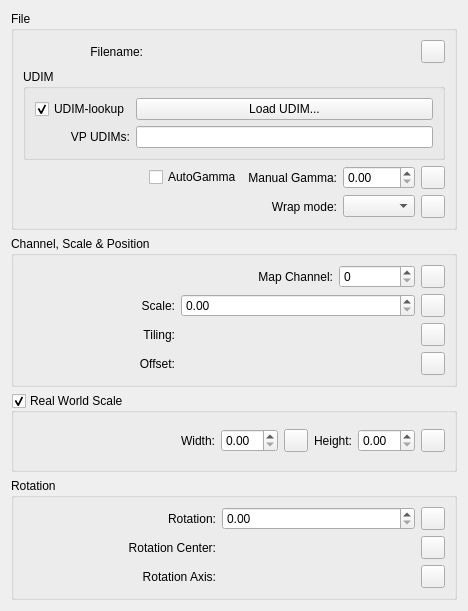
<?xml version="1.0" encoding="UTF-8"?>
<ui version="4.0">
 <class>Form</class>
 <widget class="QWidget" name="Form">
  <property name="geometry">
   <rect>
    <x>0</x>
    <y>0</y>
    <width>468</width>
    <height>611</height>
   </rect>
  </property>
  <property name="windowTitle">
   <string>Form</string>
  </property>
  <layout class="QGridLayout" name="gridLayout">
   <item row="2" column="0" colspan="2">
    <widget class="QGroupBox" name="RealWorld">
     <property name="title">
      <string>Real World Scale</string>
     </property>
     <property name="checkable">
      <bool>true</bool>
     </property>
     <layout class="QGridLayout" name="gridLayout_4" columnstretch="1,0,0,0,0,0">
      <item row="0" column="0">
       <widget class="QLabel" name="label_4">
        <property name="text">
         <string>Width:</string>
        </property>
        <property name="alignment">
         <set>Qt::AlignRight|Qt::AlignTrailing|Qt::AlignVCenter</set>
        </property>
       </widget>
      </item>
      <item row="0" column="4">
       <widget class="MaxSDK::QmaxWorldSpinBox" name="RealHeight">
        <property name="visibleDigits">
         <number>-4</number>
        </property>
       </widget>
      </item>
      <item row="0" column="5">
       <widget class="MaxSDK::UI::QmaxTexmapToolbutton" name="RealHeight_map">
        <property name="text">
         <string/>
        </property>
       </widget>
      </item>
      <item row="0" column="3">
       <widget class="QLabel" name="label_10">
        <property name="text">
         <string>Height:</string>
        </property>
        <property name="alignment">
         <set>Qt::AlignRight|Qt::AlignTrailing|Qt::AlignVCenter</set>
        </property>
       </widget>
      </item>
      <item row="0" column="1">
       <widget class="MaxSDK::QmaxWorldSpinBox" name="RealWidth">
        <property name="visibleDigits">
         <number>-4</number>
        </property>
       </widget>
      </item>
      <item row="0" column="2">
       <widget class="MaxSDK::UI::QmaxTexmapToolbutton" name="RealWidth_map">
        <property name="text">
         <string/>
        </property>
       </widget>
      </item>
     </layout>
    </widget>
   </item>
   <item row="3" column="0" colspan="2">
    <widget class="QGroupBox" name="groupBox">
     <property name="title">
      <string>Rotation</string>
     </property>
     <layout class="QGridLayout" name="gridLayout_2">
      <item row="2" column="2">
       <widget class="MaxSDK::UI::QmaxTexmapToolbutton" name="RotAxis_map">
        <property name="text">
         <string/>
        </property>
       </widget>
      </item>
      <item row="0" column="2">
       <widget class="MaxSDK::UI::QmaxTexmapToolbutton" name="Rotate_map">
        <property name="text">
         <string/>
        </property>
       </widget>
      </item>
      <item row="1" column="0">
       <widget class="QLabel" name="label_7">
        <property name="text">
         <string>Rotation Center:</string>
        </property>
        <property name="alignment">
         <set>Qt::AlignRight|Qt::AlignTrailing|Qt::AlignVCenter</set>
        </property>
       </widget>
      </item>
      <item row="2" column="0">
       <widget class="QLabel" name="label_8">
        <property name="text">
         <string>Rotation Axis:</string>
        </property>
        <property name="alignment">
         <set>Qt::AlignRight|Qt::AlignTrailing|Qt::AlignVCenter</set>
        </property>
       </widget>
      </item>
      <item row="0" column="0">
       <widget class="QLabel" name="label_2">
        <property name="text">
         <string>Rotation:</string>
        </property>
        <property name="alignment">
         <set>Qt::AlignRight|Qt::AlignTrailing|Qt::AlignVCenter</set>
        </property>
       </widget>
      </item>
      <item row="0" column="1">
       <widget class="MaxSDK::QmaxDoubleSpinBox" name="Rotate">
        <property name="visibleDigits">
         <number>-4</number>
        </property>
       </widget>
      </item>
      <item row="2" column="1">
       <widget class="MaxSDK::QmaxPoint3Spinner" name="RotAxis">
        <property name="animationKeyBrackets">
         <bool>false</bool>
        </property>
       </widget>
      </item>
      <item row="1" column="1">
       <widget class="MaxSDK::QmaxPoint3Spinner" name="RotCenter">
        <property name="animationKeyBrackets">
         <bool>false</bool>
        </property>
       </widget>
      </item>
      <item row="1" column="2">
       <widget class="MaxSDK::UI::QmaxTexmapToolbutton" name="RotCenter_map">
        <property name="text">
         <string/>
        </property>
       </widget>
      </item>
     </layout>
    </widget>
   </item>
   <item row="1" column="0" colspan="2">
    <widget class="QGroupBox" name="groupBox_2">
     <property name="title">
      <string>Channel, Scale &amp;&amp; Position</string>
     </property>
     <layout class="QGridLayout" name="gridLayout_3" columnstretch="2,2,1,1">
      <item row="0" column="2">
       <widget class="MaxSDK::QmaxSpinBox" name="UVSet"/>
      </item>
      <item row="1" column="3">
       <widget class="MaxSDK::UI::QmaxTexmapToolbutton" name="Scale_map">
        <property name="text">
         <string/>
        </property>
       </widget>
      </item>
      <item row="3" column="0">
       <widget class="QLabel" name="label_6">
        <property name="text">
         <string>Offset:</string>
        </property>
        <property name="alignment">
         <set>Qt::AlignRight|Qt::AlignTrailing|Qt::AlignVCenter</set>
        </property>
       </widget>
      </item>
      <item row="2" column="3">
       <widget class="MaxSDK::UI::QmaxTexmapToolbutton" name="Tiling_map">
        <property name="text">
         <string/>
        </property>
       </widget>
      </item>
      <item row="3" column="3">
       <widget class="MaxSDK::UI::QmaxTexmapToolbutton" name="Offset_map">
        <property name="text">
         <string/>
        </property>
       </widget>
      </item>
      <item row="0" column="1">
       <widget class="QLabel" name="label_12">
        <property name="text">
         <string>Map Channel:</string>
        </property>
        <property name="alignment">
         <set>Qt::AlignRight|Qt::AlignTrailing|Qt::AlignVCenter</set>
        </property>
       </widget>
      </item>
      <item row="0" column="3">
       <widget class="MaxSDK::UI::QmaxTexmapToolbutton" name="UVSet_map">
        <property name="text">
         <string/>
        </property>
       </widget>
      </item>
      <item row="2" column="0">
       <widget class="QLabel" name="label_5">
        <property name="text">
         <string>Tiling:</string>
        </property>
        <property name="alignment">
         <set>Qt::AlignRight|Qt::AlignTrailing|Qt::AlignVCenter</set>
        </property>
       </widget>
      </item>
      <item row="2" column="1" colspan="2">
       <widget class="MaxSDK::QmaxPoint3Spinner" name="Tiling">
        <property name="animationKeyBrackets">
         <bool>false</bool>
        </property>
       </widget>
      </item>
      <item row="3" column="1" colspan="2">
       <widget class="MaxSDK::QmaxPoint3Spinner" name="Offset">
        <property name="animationKeyBrackets">
         <bool>false</bool>
        </property>
       </widget>
      </item>
      <item row="1" column="0">
       <widget class="QLabel" name="label_3">
        <property name="text">
         <string>Scale:</string>
        </property>
        <property name="alignment">
         <set>Qt::AlignRight|Qt::AlignTrailing|Qt::AlignVCenter</set>
        </property>
       </widget>
      </item>
      <item row="1" column="1" colspan="2">
       <widget class="MaxSDK::QmaxDoubleSpinBox" name="Scale">
        <property name="visibleDigits">
         <number>-4</number>
        </property>
       </widget>
      </item>
     </layout>
    </widget>
   </item>
   <item row="0" column="0" colspan="2">
    <widget class="QGroupBox" name="groupBox_3">
     <property name="title">
      <string>File</string>
     </property>
     <layout class="QGridLayout" name="gridLayout_6">
      <item row="3" column="4">
       <widget class="MaxSDK::UI::QmaxTexmapToolbutton" name="WrapMode_map">
        <property name="text">
         <string/>
        </property>
       </widget>
      </item>
      <item row="2" column="1">
       <widget class="QCheckBox" name="AutoGamma">
        <property name="text">
         <string>AutoGamma</string>
        </property>
       </widget>
      </item>
      <item row="0" column="0">
       <widget class="QLabel" name="label_9">
        <property name="text">
         <string>Filename:</string>
        </property>
        <property name="alignment">
         <set>Qt::AlignRight|Qt::AlignTrailing|Qt::AlignVCenter</set>
        </property>
       </widget>
      </item>
      <item row="2" column="3">
       <widget class="MaxSDK::QmaxDoubleSpinBox" name="ManualGamma">
        <property name="visibleDigits">
         <number>-4</number>
        </property>
       </widget>
      </item>
      <item row="2" column="0">
       <spacer name="horizontalSpacer">
        <property name="orientation">
         <enum>Qt::Horizontal</enum>
        </property>
        <property name="sizeHint" stdset="0">
         <size>
          <width>40</width>
          <height>20</height>
         </size>
        </property>
       </spacer>
      </item>
      <item row="2" column="2">
       <widget class="QLabel" name="label_11">
        <property name="text">
         <string>Manual Gamma:</string>
        </property>
        <property name="alignment">
         <set>Qt::AlignRight|Qt::AlignTrailing|Qt::AlignVCenter</set>
        </property>
       </widget>
      </item>
      <item row="0" column="1" colspan="4">
       <layout class="QGridLayout" name="gridLayout_5">
        <property name="leftMargin">
         <number>0</number>
        </property>
        <property name="topMargin">
         <number>0</number>
        </property>
        <property name="rightMargin">
         <number>0</number>
        </property>
        <item row="0" column="2">
         <widget class="MaxSDK::UI::QmaxTexmapToolbutton" name="Filename_map">
          <property name="text">
           <string/>
          </property>
         </widget>
        </item>
        <item row="0" column="0" colspan="2">
         <widget class="MaxSDK::UI::QmaxFileChooser" name="Filename" native="true"/>
        </item>
       </layout>
      </item>
      <item row="2" column="4">
       <widget class="MaxSDK::UI::QmaxTexmapToolbutton" name="ManualGamma_map">
        <property name="text">
         <string/>
        </property>
       </widget>
      </item>
      <item row="1" column="0" colspan="5">
       <widget class="QGroupBox" name="groupBox_4">
        <property name="title">
         <string>UDIM</string>
        </property>
        <layout class="QGridLayout" name="gridLayout_7">
         <item row="0" column="0" colspan="2">
          <widget class="QCheckBox" name="UDIM">
           <property name="text">
            <string>UDIM-lookup</string>
           </property>
           <property name="checked">
            <bool>true</bool>
           </property>
          </widget>
         </item>
         <item row="0" column="2">
          <widget class="QPushButton" name="LoadUDIM">
           <property name="text">
            <string>Load UDIM...</string>
           </property>
          </widget>
         </item>
         <item row="1" column="2">
          <widget class="MaxSDK::UI::QmaxDeferredLineEdit" name="Filename_UDIMList"/>
         </item>
         <item row="1" column="0" colspan="2">
          <widget class="QLabel" name="label_13">
           <property name="text">
            <string>VP UDIMs:</string>
           </property>
           <property name="alignment">
            <set>Qt::AlignRight|Qt::AlignTrailing|Qt::AlignVCenter</set>
           </property>
          </widget>
         </item>
        </layout>
       </widget>
      </item>
      <item row="3" column="3">
       <widget class="QComboBox" name="WrapMode"/>
      </item>
      <item row="3" column="2">
       <widget class="QLabel" name="label">
        <property name="text">
         <string>Wrap mode:</string>
        </property>
        <property name="alignment">
         <set>Qt::AlignRight|Qt::AlignTrailing|Qt::AlignVCenter</set>
        </property>
       </widget>
      </item>
     </layout>
    </widget>
   </item>
  </layout>
 </widget>
 <customwidgets>
  <customwidget>
   <class>MaxSDK::QmaxSpinBox</class>
   <extends>QSpinBox</extends>
   <header location="global">Qt/QmaxSpinBox.h</header>
  </customwidget>
  <customwidget>
   <class>MaxSDK::QmaxWorldSpinBox</class>
   <extends>MaxSDK::QmaxDoubleSpinBox</extends>
   <header location="global">Qt/QmaxSpinBox.h</header>
  </customwidget>
  <customwidget>
   <class>MaxSDK::QmaxDoubleSpinBox</class>
   <extends>QDoubleSpinBox</extends>
   <header location="global">Qt/QmaxSpinBox.h</header>
  </customwidget>
  <customwidget>
   <class>MaxSDK::QmaxPoint3Spinner</class>
   <extends>QWidget</extends>
   <header location="global">Qt/QMaxMultiSpinner.h</header>
  </customwidget>
  <customwidget>
   <class>MaxSDK::UI::QmaxTexmapToolbutton</class>
   <extends>QToolButton</extends>
   <header>QmaxTexmapToolbutton.h</header>
  </customwidget>
  <customwidget>
   <class>MaxSDK::UI::QmaxFileChooser</class>
   <extends>QWidget</extends>
   <header>qmaxfilechooser.h</header>
   <container>1</container>
  </customwidget>
  <customwidget>
   <class>MaxSDK::UI::QmaxDeferredLineEdit</class>
   <extends>QLineEdit</extends>
   <header>maxsdk_ui_qmaxdeferredlineedit.h</header>
  </customwidget>
 </customwidgets>
 <tabstops>
  <tabstop>Filename_map</tabstop>
  <tabstop>AutoGamma</tabstop>
  <tabstop>ManualGamma</tabstop>
  <tabstop>ManualGamma_map</tabstop>
  <tabstop>WrapMode</tabstop>
  <tabstop>WrapMode_map</tabstop>
  <tabstop>UVSet</tabstop>
  <tabstop>UVSet_map</tabstop>
  <tabstop>Scale</tabstop>
  <tabstop>Scale_map</tabstop>
  <tabstop>Tiling_map</tabstop>
  <tabstop>Offset_map</tabstop>
  <tabstop>RealWorld</tabstop>
  <tabstop>RealWidth_map</tabstop>
  <tabstop>RealHeight_map</tabstop>
  <tabstop>Rotate</tabstop>
  <tabstop>Rotate_map</tabstop>
  <tabstop>RotCenter_map</tabstop>
  <tabstop>RotAxis_map</tabstop>
 </tabstops>
 <resources/>
 <connections>
  <connection>
   <sender>AutoGamma</sender>
   <signal>toggled(bool)</signal>
   <receiver>ManualGamma</receiver>
   <slot>setDisabled(bool)</slot>
   <hints>
    <hint type="sourcelabel">
     <x>205</x>
     <y>194</y>
    </hint>
    <hint type="destinationlabel">
     <x>419</x>
     <y>195</y>
    </hint>
   </hints>
  </connection>
  <connection>
   <sender>AutoGamma</sender>
   <signal>toggled(bool)</signal>
   <receiver>ManualGamma_map</receiver>
   <slot>setDisabled(bool)</slot>
   <hints>
    <hint type="sourcelabel">
     <x>205</x>
     <y>194</y>
    </hint>
    <hint type="destinationlabel">
     <x>448</x>
     <y>193</y>
    </hint>
   </hints>
  </connection>
  <connection>
   <sender>AutoGamma</sender>
   <signal>toggled(bool)</signal>
   <receiver>label_11</receiver>
   <slot>setDisabled(bool)</slot>
   <hints>
    <hint type="sourcelabel">
     <x>191</x>
     <y>194</y>
    </hint>
    <hint type="destinationlabel">
     <x>327</x>
     <y>195</y>
    </hint>
   </hints>
  </connection>
  <connection>
   <sender>UDIM</sender>
   <signal>toggled(bool)</signal>
   <receiver>label_13</receiver>
   <slot>setVisible(bool)</slot>
   <hints>
    <hint type="sourcelabel">
     <x>76</x>
     <y>107</y>
    </hint>
    <hint type="destinationlabel">
     <x>97</x>
     <y>138</y>
    </hint>
   </hints>
  </connection>
  <connection>
   <sender>UDIM</sender>
   <signal>toggled(bool)</signal>
   <receiver>Filename_UDIMList</receiver>
   <slot>setVisible(bool)</slot>
   <hints>
    <hint type="sourcelabel">
     <x>47</x>
     <y>108</y>
    </hint>
    <hint type="destinationlabel">
     <x>175</x>
     <y>149</y>
    </hint>
   </hints>
  </connection>
 </connections>
</ui>
